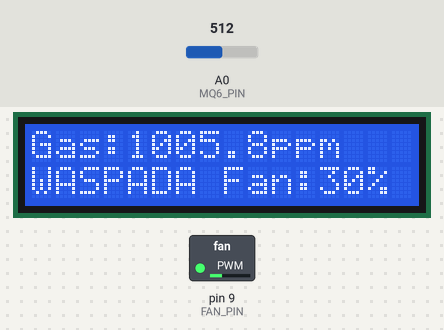
Simulated run of this sketch. Board: Arduino Uno, built with avr-gcc and run on an emulated ATmega328P. Shown: 16×2 character LCD, switched loads named in the sketch (green lamp = pin HIGH). Inputs (shaded band) come from the test bench; at power-on: A0 (MQ6_PIN) = 512. What the sketch prints to the serial monitor is not drawn.

Above: at 4.7 s.
4.8 s: A0 (MQ6_PIN) set to 537
At 6.2 s:
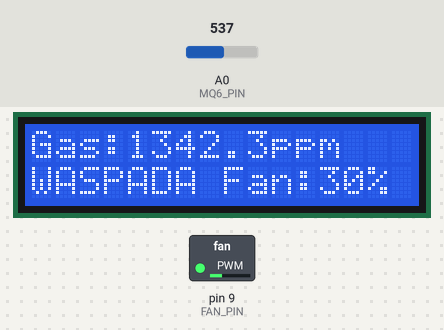
6.9 s: A0 (MQ6_PIN) set to 554
At 9.4 s:
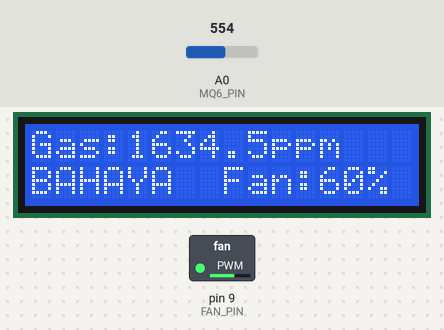
9.7 s: A0 (MQ6_PIN) set to 570
At 10.6 s:
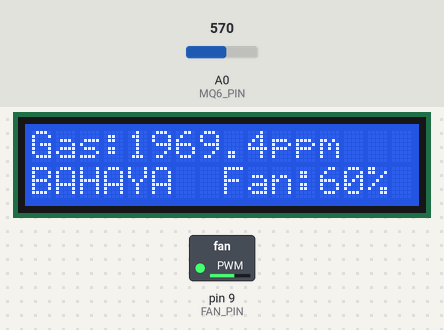
11.8 s: A0 (MQ6_PIN) set to 595
At 14.0 s:
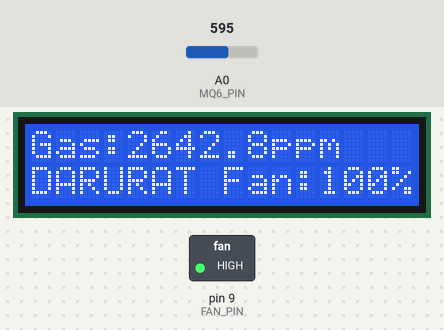
14.3 s: A0 (MQ6_PIN) set to 684
At 15.1 s:
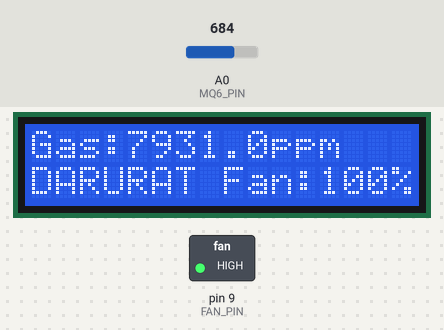
16.4 s: A0 (MQ6_PIN) set to 713
At 18.3 s:
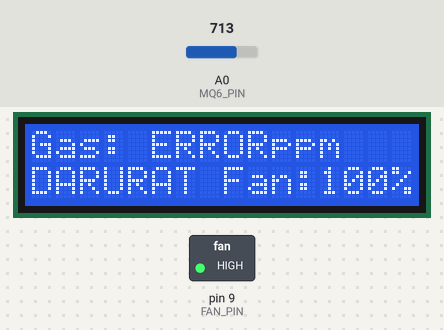
Timing chart, 0 to 19.8 s (numbered marks = the images above; inputs shaded):
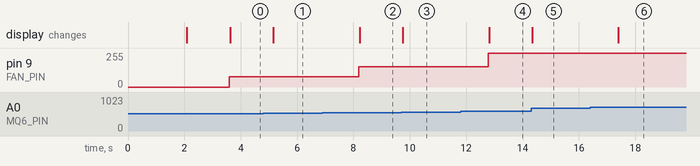

The sketch:

code_state.ino
```cpp
#include <Wire.h>
#include <LiquidCrystal_I2C.h>

//PIN DEFINITIONS
#define MQ6_PIN A0
#define FAN_PIN 9

//pwm values for fan speed
#define FAN_OFF 0 // 0% PWM
#define FAN_30PCT 76 // 255 * 0.30 ≈ 76
#define FAN_60PCT 153 // 255 * 0.60 ≈ 153
#define FAN_100PCT 255 // 255 * 1.00 = 255

//Kalibrasi
#define RL 10.0
#define SAMPLE_COUNT 60

//Variabel global
float R0 = 10.0;
float ppmValue = 0.0;
int fanSpeed = 0;
int condition = 0;

//LCD
LiquidCrystal_I2C lcd(0x27, 16, 2);

//Fungsi kalibarsi
float getRs(int adcVal) {
  if (adcVal <= 0) adcVal = 1; // Hindari pembagian dengan nol
  float voltage = adcVal * (5.0 / 1023.0);
  return ((5.0 - voltage) / voltage) * RL;
}
//Fungsi konversi ppm
float calcPPM(float rs_ro_ratio) {
  if (rs_ro_ratio <= 0) return 9999; // Hindari nilai negatif
  return 1000.0 * pow(rs_ro_ratio, -2.95); // Kurva MQ-6 untuk LPG/Butane
}

//loading bar kalibrasi di LCD
void updateCalibrationLCD(int sample, int total) {
  int progress = map(sample, 0, total, 0, 16);
  lcd.setCursor(0, 0);
  lcd.print("  Kalibrasi...  ");
  lcd.setCursor(0, 1);
  for (int i = 0; i < 16; i++) {
    lcd.print(i < progress ? '#' : ' ');
  }
}

//kaliobrasi otomatis
void calibrateSensor() {
  Serial.println(" KALIBRASI MQ-6");

  lcd.clear();
  lcd.setCursor(0, 0);
  lcd.print("Memanaskan...");
  lcd.setCursor(0, 1);
  lcd.print("Harap tunggu");

  float totalRs = 0.0;

  for (int i = 0; i < SAMPLE_COUNT; i++) {
    int adcVal = analogRead(MQ6_PIN);
    float rs = getRs(adcVal);
    totalRs += rs;
    if (i % 5 == 0) updateCalibrationLCD(i, SAMPLE_COUNT);

    //Log Serial
    Serial.print("Sample "); Serial.print(i+1);
    Serial.print(" | ADC: "); Serial.print(adcVal);
    Serial.print(" | Rs: "); Serial.println(rs);
    delay(1000); // Delay antar sampel
  }

  R0 = totalRs / SAMPLE_COUNT;
  Serial.println(" R0 (udara bersih) =" + String(R0));
  Serial.println("R0 terukur = " + String(R0) + " kΩ");
  Serial.println(" Kalibrasi selesai! Sistem aktif");

  lcd.clear();
  lcd.setCursor(0, 0);
  lcd.print("Kalibrasi Selesai");
  lcd.setCursor(0, 1);
  lcd.print("R0: " + String(R0, 2) + " kOhm");
  delay(3000);
  lcd.clear();
}

//update LCD berdasarkan kondisi
void updateLCD() {
  lcd.setCursor(0, 0);
  lcd.print("Gas:");

  if (ppmValue >= 9999) {
    lcd.print(" ERROR");
  } else {
    lcd.print(ppmValue, 1);
    lcd.print("ppm ");
    if (ppmValue < 1000) lcd.print(" ");
    if (ppmValue < 100)  lcd.print(" ");
  }

  // Baris 2: status + kecepatan kipas
  lcd.setCursor(0, 1);
  switch (condition) {
    case 1:
      lcd.print("AMAN   Fan: OFF ");
      break;
    case 2:
      lcd.print("WASPADA Fan:30% ");
      break;
    case 3:
      lcd.print("BAHAYA  Fan:60% ");
      break;
    case 4:
      lcd.print("DARURAT Fan:100%");
      break;
  }
}

void logSerial() {
  Serial.print("ppm: ");
  Serial.print(ppmValue, 1);
  Serial.print(" | Kondisi: ");
  Serial.print(condition);
  Serial.print(" | Fan PWM: ");
  Serial.print(fanSpeed);
  Serial.print("/255 (");
  Serial.print(map(fanSpeed, 0, 255, 0, 100));
  Serial.println("%)");
}

void printCentered(String text, int row, int lcdWidth = 16) {
  int spaces = (lcdWidth - text.length()) / 2;
  lcd.setCursor(spaces, row);
  lcd.print(text);
}

void setup() {
  Serial.begin(9600);
  delay(2000); // Waktu untuk membuka Serial Monitor setelah reset

  pinMode(FAN_PIN, OUTPUT);
  analogWrite(FAN_PIN, 0); // Matikan kipas saat startup

  lcd.init();
  lcd.backlight();
  lcd.clear();
  printCentered("Gas Monitor", 0);
  printCentered("MQ-6 Sensor", 1);
  delay(1500);
  lcd.clear();

  //calibrateSensor();
}

void loop() {
  int adcVal = analogRead(MQ6_PIN);
  float rs = getRs(adcVal);
  float rs_ro_ratio = rs / R0;
  ppmValue = calcPPM(rs_ro_ratio);


  if (ppmValue < 900) {
    condition = 1; // Aman
    fanSpeed = FAN_OFF;
  } else if (ppmValue < 1500) {
    condition = 2; // Waspada
    fanSpeed = FAN_30PCT;
  } else if (ppmValue < 2300) {
    condition = 3; // Bahaya
    fanSpeed = FAN_60PCT;
  } else {
    condition = 4; // Darurat
    fanSpeed = FAN_100PCT;
  }

  analogWrite(FAN_PIN, fanSpeed);

  updateLCD();
  logSerial();

  delay(1500); // Update setiap 1.5 detik
}
```

Measured:
- the behaviour switches between 546 and 547 on A0 (MQ6_PIN) (found by bisection; images 1 and 2)
- the behaviour switches between 583 and 584 on A0 (MQ6_PIN) (found by bisection; images 3 and 4)
- the behaviour switches between 701 and 702 on A0 (MQ6_PIN) (found by bisection; images 5 and 6)
- after the input at 4.8 s, the display: changes after 0.35 s (image 1)
- after the input at 6.9 s, pin 9 (FAN_PIN): 76/255 → 153/255 after 1.3 s; the display: changes after 1.3 s (image 2)
- after the input at 9.7 s, the display: changes after 0.05 s (image 3)
- after the input at 11.8 s, pin 9 (FAN_PIN): 153/255 → 255/255 after 0.98 s; the display: changes after 1.0 s (image 4)
- after the input at 14.3 s, the display: changes at once (image 5)
- after the input at 16.4 s, the display: changes after 1.0 s (image 6)
